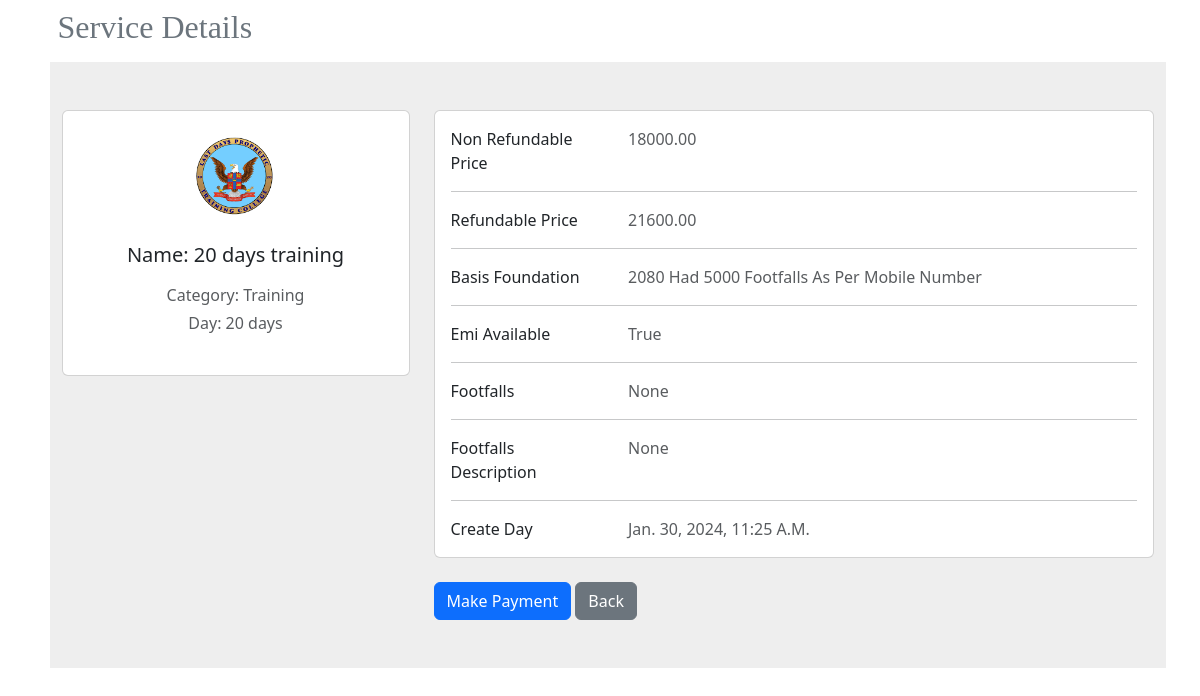
Screenshot of /customer_service/3/ with the database file from the repository.
### admin_app/models.py (models this page shows, shortened)
class Service(models.Model):
    SERVICE_CATEGORIES = [
        ("Training", "Training"),
        ("Membership", "Membership"),
        ("Tickets", "Tickets"),
    ]
    name = models.CharField(max_length=255, verbose_name="Service/Product")
    images = models.ImageField(upload_to="Service/Product/%Y/%m/%d", blank=False)
    duration_days = models.IntegerField(verbose_name="Day/Session")
    category = models.CharField(
        max_length=20, choices=SERVICE_CATEGORIES, verbose_name="Service Category"
    )
    non_refundable_price = models.DecimalField(
        max_digits=10, decimal_places=2, verbose_name="Non-refundable"
    )
    refundable_price = models.DecimalField(
        max_digits=10,
        decimal_places=2,
        verbose_name="Refundable",
        null=True,
        blank=True,
    )
    basis_foundation = models.CharField(
        max_length=50, verbose_name="Basis/foundation", null=True, blank=True
    )
    emi_available = models.BooleanField(default=False, verbose_name="0% EMI Available")
    footfalls = models.IntegerField(
        null=True, blank=True, help_text="Applicable only for Tickets category"
    )
    footfalls_description = models.CharField(max_length=255, null=True, blank=True)
    date_of_signature = models.DateTimeField(default=timezone.now)

### app/views.py (the view)
class CustomerServiceDetailView(DetailView):
    model = Service
    template_name = "app/service/service_profile_view.html"
    context_object_name = "service"
    pk_url_kwarg = "pk"

### template/app/service/service_profile_view.html (shortened to what this page needs)
{% extends "app/base.html" %}
{% block content %}
{% load static %}
<h2 class="p-2 text-secondary">Service Details</h2>
<section style="background-color: #eee;">
     <div class="container py-5">
          <form action="" method="post" name="signup">
               <div class="row">
                    <div class="col-lg-4">
                         <div class="card mb-4">
                              <div class="card-body text-center">
                                   <img src="{{service.images.url }}" alt="{{service.category}}" height="100px">
                                   <h5 class="my-3">Name: {{service.name}}</h5>
                                   <p class="text-muted mb-1">Category: {{service.category}}</p>
                                   <p class="text-muted mb-4"> Day: {{service.duration_days}} days</p>
                              </div>
                         </div>
                    </div>
                    <div class="col-lg-8 text-capitalize">
                         <div class="card mb-4">
                              <div class="card-body">
                                   <div class="row">
                                        <div class="col-sm-3">
                                             <p class="mb-0">non refundable price</p>
                                        </div>
                                        <div class="col-sm-9">
                                             <p class="text-muted mb-0">{{service.non_refundable_price}} </p>
                                        </div>
                                   </div>
                                   <hr>
                                   <div class="row">
                                        <div class="col-sm-3">
                                             <p class="mb-0"> refundable price</p>
                                        </div>
                                        <div class="col-sm-9">
                                             <p class="text-muted mb-0">{{service.refundable_price}} </p>
                                        </div>
                                   </div>
                                   <hr>
                                   <div class="row">
                                        <div class="col-sm-3">
                                             <p class="mb-0"> basis foundation</p>
                                        </div>
                                        <div class="col-sm-9">
                                             <p class="text-muted mb-0">{{service.basis_foundation}} </p>
                                        </div>
                                   </div>
                                   <hr>
                                   <div class="row">
                                        <div class="col-sm-3">
                                             <p class="mb-0"> emi available</p>
                                        </div>
                                        <div class="col-sm-9">
                                             <p class="text-muted mb-0">{{service.emi_available}} </p>
                                        </div>
                                   </div>
                                   <hr>
                                   <div class="row">
                                        <div class="col-sm-3">
                                             <p class="mb-0"> footfalls</p>
                                        </div>
                                        <div class="col-sm-9">
                                             <p class="text-muted mb-0">{{service.footfalls}} </p>
                                        </div>
                                   </div>
                                   <hr>
                                   <div class="row">
                                        <div class="col-sm-3">
                                             <p class="mb-0"> footfalls description</p>
                                        </div>
                                        <div class="col-sm-9">
                                             <p class="text-muted mb-0">{{service.footfalls_description}} </p>
                                        </div>
                                   </div>
                                   <hr>
                                   <div class="row">
                                        <div class="col-sm-3">
                                             <p class="mb-0"> Create Day</p>
                                        </div>
                                        <div class="col-sm-9">
                                             <p class="text-muted mb-0">{{service.date_of_signature}} </p>
                                        </div>
                                   </div>
                              </div>
                         </div>
                         <a href="{% url 'create_payment' service.pk %}" class="btn btn-primary">Make Payment</a>
                         <a href="{% url 'service' %}" class="btn btn-secondary">Back</a>
                    </div>
               </div>
          </form>
     </div>
</section>
{% endblock content %}

### static/css/blog.css (style rules this page uses)
body { padding-left: 15px; }
h1, h2, h3, h4 { font-family: "Lobster", cursive; }

### rows the page displays
Service: images (picture), name "20 days training", category "Training", duration_days "20", non_refundable_price "18000.00", refundable_price "21600.00", basis_foundation "2080 Had 5000 Footfalls As Per Mobile Number", emi_available "True", footfalls "None", footfalls_description "None", date_of_signature "Jan. 30, 2024, 11:25 A.m."
